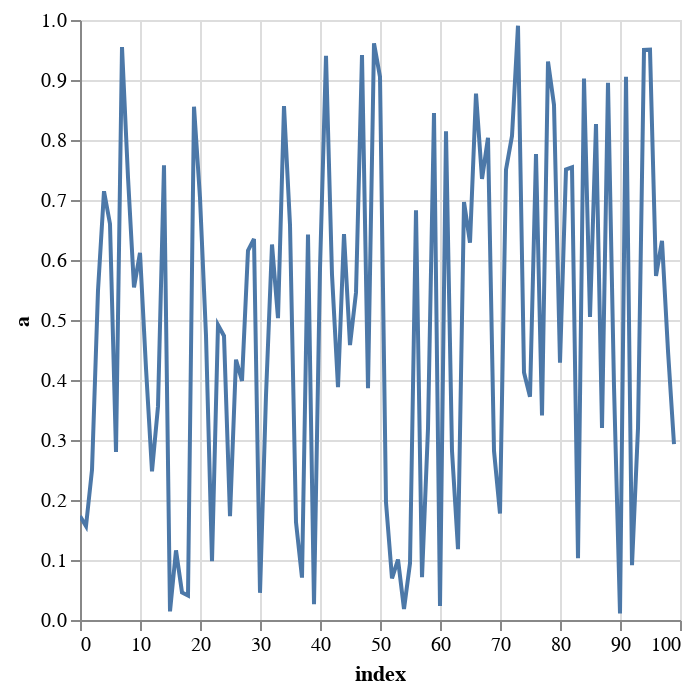

The notebook cell saved with this chart:
### Code cell
chart_data = pd.DataFrame(np.ma.masked_array(data = np.random.rand(100), mask = False), columns=["a"])
chart_data["index"] = chart_data.index
chart = altair.Chart(chart_data).mark_line().encode(x="index", y="a").interactive()
chart

### Figure 1 — Vega-Lite specification as saved in the notebook (floating-point values rounded to 4 significant figures)
{"config": {"view": {"continuousWidth": 300, "continuousHeight": 300}}, "data": {"name": "data-d7333681932f3332f6769b5933307ac8"}, "mark": {"type": "line"}, "encoding": {"x": {"field": "index", "type": "quantitative"}, "y": {"field": "a", "type": "quantitative"}}, "params": [{"name": "param_8", "select": {"type": "interval", "encodings": ["x", "y"]}, "bind": "scales"}], "$schema": "https://vega.github.io/schema/vega-lite/v5.17.0.json", "datasets": {"data-d7333681932f3332f6769b5933307ac8": [{"a": 0.1733, "index": 0}, {"a": 0.1564, "index": 1}, {"a": 0.2502, "index": 2}, {"a": 0.5492, "index": 3}, {"a": 0.7146, "index": 4}, {"a": 0.6602, "index": 5}, {"a": 0.2799, "index": 6}, {"a": 0.9549, "index": 7}, {"a": 0.7379, "index": 8}, {"a": 0.5544, "index": 9}, {"a": 0.6117, "index": 10}, {"a": 0.4196, "index": 11}, {"a": 0.2477, "index": 12}, {"a": 0.356, "index": 13}, {"a": 0.7578, "index": 14}, {"a": 0.01439, "index": 15}, {"a": 0.1161, "index": 16}, {"a": 0.046, "index": 17}, {"a": 0.04073, "index": 18}, {"a": 0.8555, "index": 19}, {"a": 0.7037, "index": 20}, {"a": 0.4742, "index": 21}, {"a": 0.09783, "index": 22}, {"a": 0.4916, "index": 23}, {"a": 0.4735, "index": 24}, {"a": 0.1732, "index": 25}, {"a": 0.4339, "index": 26}, {"a": 0.3985, "index": 27}, {"a": 0.6159, "index": 28}, {"a": 0.6351, "index": 29}, {"a": 0.0453, "index": 30}, {"a": 0.3746, "index": 31}, {"a": 0.6259, "index": 32}, {"a": 0.5031, "index": 33}, {"a": 0.8565, "index": 34}, {"a": 0.6587, "index": 35}, {"a": 0.1629, "index": 36}, {"a": 0.07057, "index": 37}, {"a": 0.6424, "index": 38}, {"a": 0.02651, "index": 39}, {"a": 0.5858, "index": 40}, {"a": 0.9402, "index": 41}, {"a": 0.5755, "index": 42}, {"a": 0.3882, "index": 43}, {"a": 0.6433, "index": 44}, {"a": 0.4583, "index": 45}, {"a": 0.5456, "index": 46}, {"a": 0.9415, "index": 47}, {"a": 0.3861, "index": 48}, {"a": 0.9612, "index": 49}, {"a": 0.9054, "index": 50}, {"a": 0.1958, "index": 51}, {"a": 0.06936, "index": 52}, {"a": 0.1008, "index": 53}, {"a": 0.01822, "index": 54}, {"a": 0.09444, "index": 55}, {"a": 0.683, "index": 56}, {"a": 0.07119, "index": 57}, {"a": 0.319, "index": 58}, {"a": 0.8449, "index": 59}, {"a": 0.02327, "index": 60}, {"a": 0.8145, "index": 61}, {"a": 0.2819, "index": 62}, {"a": 0.1182, "index": 63}, {"a": 0.6967, "index": 64}, {"a": 0.6289, "index": 65}, {"a": 0.8775, "index": 66}, {"a": 0.7351, "index": 67}, {"a": 0.8035, "index": 68}, {"a": 0.282, "index": 69}, {"a": 0.1774, "index": 70}, {"a": 0.7506, "index": 71}, {"a": 0.8068, "index": 72}, {"a": 0.9905, "index": 73}, {"a": 0.4126, "index": 74}, {"a": 0.372, "index": 75}, {"a": 0.7764, "index": 76}, {"a": 0.3408, "index": 77}, {"a": 0.9308, "index": 78}, {"a": 0.8584, "index": 79}, {"a": 0.429, "index": 80}, {"a": 0.7509, "index": 81}, {"a": 0.7545, "index": 82}, {"a": 0.1031, "index": 83}, {"a": 0.9026, "index": 84}, {"a": 0.5053, "index": 85}, {"a": 0.8265, "index": 86}, {"a": 0.32, "index": 87}, {"a": 0.8955, "index": 88}, {"a": 0.3892, "index": 89}, {"a": 0.01084, "index": 90}, {"a": 0.9054, "index": 91}, {"a": 0.09129, "index": 92}, {"a": 0.3193, "index": 93}, {"a": 0.9501, "index": 94}, {"a": 0.9506, "index": 95}, {"a": 0.5734, "index": 96}, {"a": 0.6318, "index": 97}, {"a": 0.4484, "index": 98}, {"a": 0.2932, "index": 99}]}}
